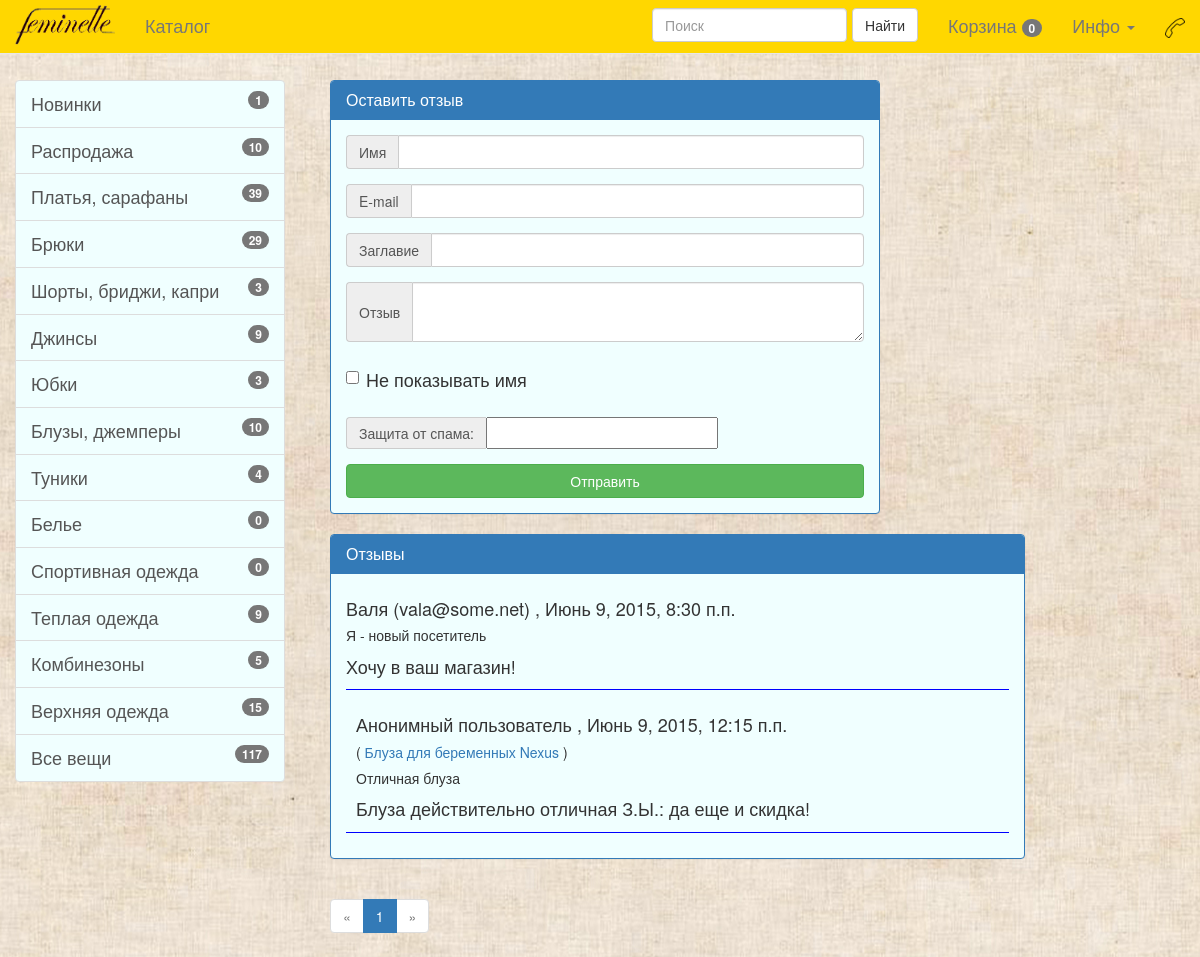
/reviews/1, run on the app's committed database.
### info/models.py (models this page shows, shortened)
class Review(models.Model):
    title = models.CharField(max_length=255, null=True, blank=True)
    text = models.TextField(null=True, blank=True)
    name = models.CharField(max_length=50, null=True, blank=True)
    email = models.EmailField()
    date = models.DateTimeField(auto_now=False, auto_now_add=True)
    author_hided = models.BooleanField(default=False)
    accepted = models.BooleanField(default=False)
    product = models.ForeignKey(Product, related_name='related_product', null=True, blank=True)

### main/models.py (models this page shows, shortened)
class Product(models.Model):
    article = models.CharField(max_length=25, null=True, blank=True, default='AA0011')
    code = models.IntegerField(null=True, blank=True)
    position = models.IntegerField(null=True, blank=True, default=1)
    name = models.CharField(max_length=225)
    product_class = models.ManyToManyField(Product_class, related_name='product_class+', null=True, blank=True)
    manufacturer = models.CharField(max_length=100, default='TM \"Feminelle\"')
    season = models.CharField(max_length=25, null=True, blank=True)
    product_color = models.ManyToManyField(Product_color, related_name='product_color', null=True, blank=True)
    product_size = models.ManyToManyField(Product_size, related_name='product_size', null=True, blank=True)
    image = models.FileField(upload_to='product_title_pictures', null=True, blank=True)
    structure = models.CharField(max_length=255, null=True, blank=True)
    description = models.TextField(null=True, blank=True)
    promotion = models.CharField(max_length=225, null=True, blank=True)
    promotioin_modifier = models.DecimalField(max_digits=10, decimal_places=2, default=0)
    reserve = models.IntegerField(default=0)
    price = models.DecimalField(max_digits=10, decimal_places=2, default=0)
    popularity = models.IntegerField(default=0)
    note = models.TextField(null=True, blank=True)
    timestamp = models.DateTimeField(auto_now=False, auto_now_add=True)
    modtime = models.DateTimeField(auto_now=True, auto_now_add=False)
    accepted = models.BooleanField(default=True)
    def __unicode__(self):
        if False: #self.product_class:
            product_class=','.join(set(obj.name for obj in self.product_class.all()) )
            return '%s: %s' % (product_class, self.name)
        else:
            return '%s' % (self.name)

### info/views.py (the view)
# urls.py: url(r'^reviews/(?P<page>\d+)$', info.views.reviews, name='reviews'),
def reviews(request, page):
    if handle_basket_query(request):
        return HttpResponseRedirect(request.META['HTTP_REFERER'])
    if request.method == 'POST' and request.POST.get('form_name') == 'review':
        form = ReviewForm(request.POST)
        if form.is_valid():
            Review.objects.create(
                title = form.cleaned_data['title'],
                text = form.cleaned_data['text'],
                name = form.cleaned_data['name'],
                email = form.cleaned_data['email'],
                author_hided = form.cleaned_data['author_hided']
            )
            messages.success(request, MESSAGES['review_accepted'])
            return HttpResponseRedirect(request.META['HTTP_REFERER'])
    else:
        form = ReviewForm(initial=dict((k, '') for k in ReviewForm().fields.keys()))
    paginator = Paginator(sorted(Review.objects.filter(accepted = True), key=lambda r: r.date, reverse=True), REVIEWS_FOR_PAGE)
    pages_range = tuple(n + 1 for n in range(paginator.num_pages))
    try:
        if not (int(page) in pages_range):
            raise Http404
    except:
        raise Http404
    reviews_list = tuple({'review': item, 'product': Product.objects.get(id=item.product_id) if item.product_id else None}
        for item in paginator.page(int(page)).object_list)
    context = { 'page_name': 'reviews',
                'object_list': reviews_list,
                'page_number': int(page),
                'page_surround': {'previous': int(page)-1,
                                  'next': 'none' if int(page) == paginator.num_pages else int(page)+1},
                'pages_range': pages_range,
                'form': form,
                'basket_products': get_basket_products(request),
                'badges_info': get_badges_info(request) }
    template = 'reviews.html'
    return render(request, template, context)

### info/forms.py
class ReviewForm(forms.ModelForm):
    captcha = CaptchaField()
    class Meta:
        model = Review
        fields = ["name", "email", "title", "text", "author_hided",]

### main/views.py (called while the page is built, shortened)
def get_basket_products(request):
    object_list = []
    cycle = 0
    return object_list

def handle_basket_query(request):
    return False

### info/templates/reviews.html (shortened to what this page needs)
{% extends "base.html" %}
{% load staticfiles %}
{% block content %}
    <div class="col-md-8">
        <div class="panel panel-primary">
            <div class="panel-heading">
                <h1 class="panel-title">Оставить отзыв</h1>
            </div>
            <div class="panel-body">
                <form id="from_leave_review" name="leave_review" action='' method="POST">
                    <div id="container">
                        <div class="input-group{% if form.name.errors %} has-error{% endif %}">
                            <span class="input-group-addon" id="label_{{ form.name.label }}">Имя</span>
                            <input id="{{ form.name.auto_id }}" name="{{ form.name.name }}"
                                   type="text" class="form-control"
                                   aria-describedby="label_{{ form.name.label }}" value="{{ form.name.value }}">
                        </div>
                    </div>
                    <div id="container">
                        <div class="input-group{% if form.email.errors %} has-error{% endif %}">
                            <span class="input-group-addon" id="label_{{ form.email.label }}">E-mail</span>
                            <input id="{{ form.email.auto_id }}" name="{{ form.email.name }}"
                                   type="text" class="form-control"
                                   aria-describedby="label_{{ form.email.label }}" value="{{ form.email.value }}">
                        </div>
                    </div>
                    <div id="container">
                        <div class="input-group{% if form.title.errors %} has-error{% endif %}">
                            <span class="input-group-addon" id="label_{{ form.title.label }}">Заглавие</span>
                            <input id="{{ form.title.auto_id }}" name="{{ form.title.name }}"
                                   type="text" class="form-control"
                                   aria-describedby="label_{{ form.title.label }}" value="{{ form.title.value }}">
                        </div>
                    </div>
                    <div id="container">
                        <div class="input-group{% if form.text.errors %} has-error{% endif %}">
                            <span class="input-group-addon" id="label_{{ form.text.label }}">Отзыв</span>
                            <textarea id="{{ form.text.auto_id }}" name="{{ form.text.name }}"
                                   type="text" class="form-control"
                                   aria-describedby="label_{{ form.text.label }}">{{ form.text.value }}</textarea>
                        </div>
                    </div>
                    <div id="container">
                        <div class="input-group{% if form.author_hided.errors %} has-error{% endif %}">
                             <div class="checkbox">
                                <label>
                                  <input id="{{ form.author_hided.auto_id }}" name="{{ form.author_hided.name }}"
                                         type="checkbox" aria-describedby="label_{{ form.author_hided.label }}"
                                         {% if form.author_hided.value %} checked {% endif %}>
                                    Не показывать имя
                                </label>
                              </div>
                        </div>
                    </div>
                    <div id="container">
                        <div class="input-group{% if form.captcha.errors %} has-error{% endif %}">
                            <span class="input-group-addon" id="label_{{ form.captcha.label }}">Защита от спама: </span>
                            {{ form.captcha }}
                        </div>
                    </div>
                    <input class="btn btn-success btn-block" id="btn_leave_review" type="submit" value="Отправить" />
                </form>
            </div>
        </div>
    </div>
    <div class="col-md-10">
        <div class="panel panel-primary">
            <div class="panel-heading">
                <h1 class="panel-title">Отзывы</h1>
            </div>
            <div class="panel-body">
                <ul class="media-list">
                    {% for record in object_list %}
                    <li class="media" style="border: solid; border-width: 0 0 1px 0; border-color: blue">
                        {% if record.product %}
                        <div class="media-left">
                        </div>
                        {% endif %}
                        <div class="media-body">
                            <h4>
                                {% if record.review.author_hided %}
                                    Анонимный пользователь
                                {% else %}
                                    {{ record.review.name }} ({{ record.review.email }})
                                {% endif %}
                                    , {{ record.review.date }}
                                {% if record.product %}
                                <h5>
                                    (<a id="product_ref_{{ record.product.id }}" href="{% url 'product' pk=record.product.id %}">
                                        {{ record.product }}
                                    </a>)
                                </h5>
                                {% endif %}
                            </h4>
                            <h5>{{ record.review.title }}</h5>
                            <p>{{ record.review.text }}</p>
                        </div>
                    </li>
                    {% endfor %}
                </ul>
            </div>
        </div>
    </div>
    <div class="col-md-10">
        {% include 'paginator.html' %}
    </div>
{% endblock content %}

### static/static_dirs/css/starter-template.css (style rules this page uses)
body { padding-top: 10px; background: center; }
.input-group { padding-bottom: 15px; }
textarea { resize: vertical; min-height: 60px; }
a.list-group-item, .panel { background-color: azure; font-size: large; }

### data on the page
Review: review.name "Валя", review.email "vala@some.net", review "Июнь 9, 2015, 8:30 п.п.", review "Я - новый посетитель", review.text "Хочу в ваш магазин!"
Review: author_hided "Анонимный пользователь", review "Июнь 9, 2015, 12:15 п.п.", product "Блуза для беременных Nexus", review "Отличная блуза", review.text "Блуза действительно отличная З.Ы.: да еще и скидка!"

### other printed values
{{ badges_info.basket_count }} "0"
{{ badges_info.novelties }} "1"
{{ badges_info.promo }} "10"
{{ badges_info.dress_sarafan }} "39"
{{ badges_info.pants }} "29"
{{ badges_info.shorts }} "3"
{{ badges_info.jeans }} "9"
{{ badges_info.skirt }} "3"
{{ badges_info.blouse_cardigan }} "10"
{{ badges_info.tunic }} "4"
{{ badges_info.underwear }} "0"
{{ badges_info.sport }} "0"
{{ badges_info.warm }} "9"
{{ badges_info.coveralls }} "5"
{{ badges_info.coat_poncho_jacket }} "15"
